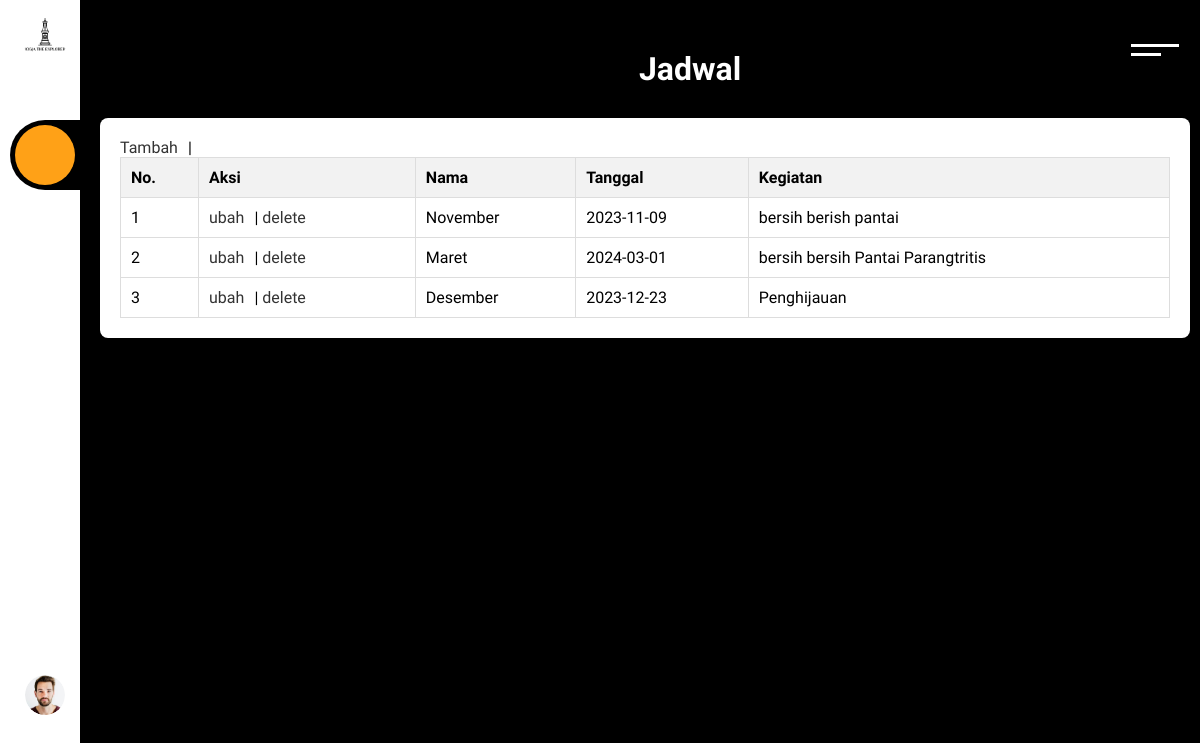
Before: /dashbord.php with the older database file.
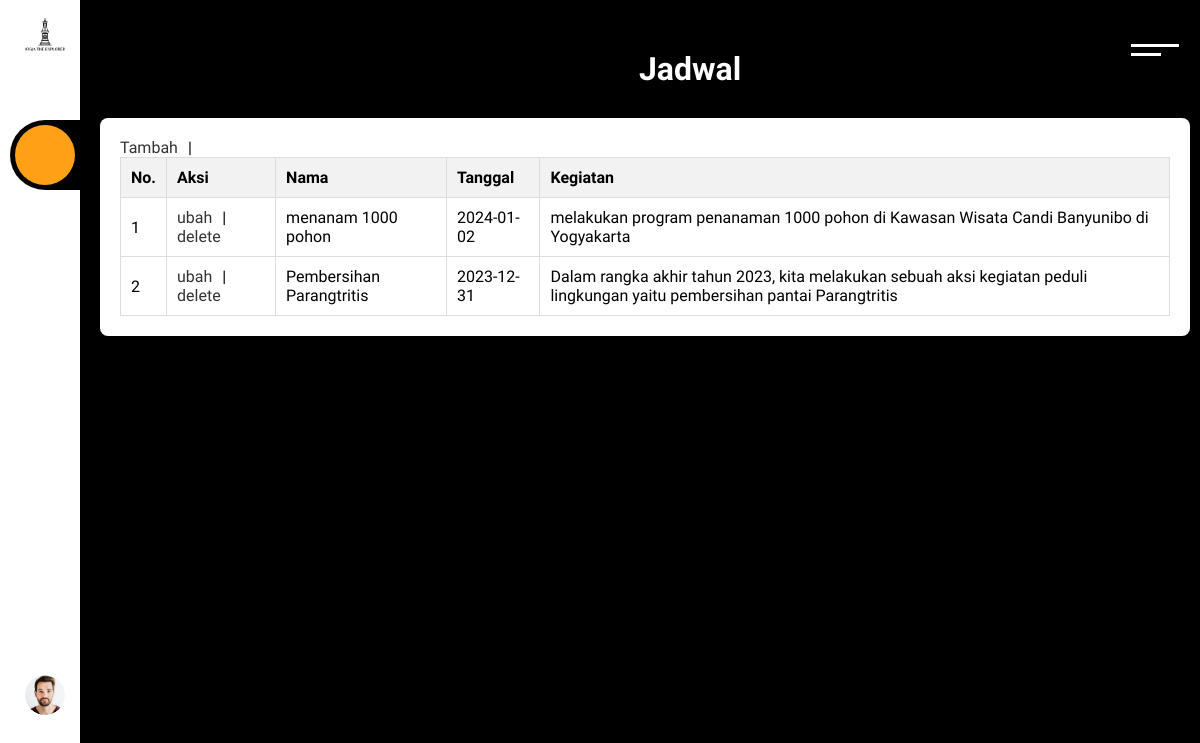
After: the same page with the newer database file.
### tables this page shows
CREATE TABLE `jadwal` (
  `id` int(10) UNSIGNED NOT NULL,
  `nama` varchar(255) DEFAULT NULL,
  `tanggal` date DEFAULT NULL,
  `kegiatan` text DEFAULT NULL
);

### dashbord.php (the view, shortened to what this page needs)
<?php
include 'koneksi.php';
?>
<!DOCTYPE html>
<html lang="en">
<head>
    <link rel="stylesheet" type="text/css" href="css/crud.css">
</head>
<body>
    <div class="menuToggle"></div>
    <div class="sidebar">
        <ul>
            <li class="logo" style="--bg: #333;">
                <a href="#">
                    <div class="icon">
                        <img src="foto/Logo JTE (2).png" alt="logo">
                    </div>
                    <div class="text">Jogja the Explorer</div>
                </a>
            </li>
            <div class="Menulist">
                <li style="--bg: #ffa117;" class="active">
                    <a href="#" onclick="showContent('jadwal-content')">
                        <div class="icon"><ion-icon name="calendar-outline"></ion-icon></div>
                        <div class="text">Jadwal</div>
                    </a>
                </li>
                <li style="--bg: #0fc70f;">
                    <a href="#" onclick="showContent('artikel-content')">
                        <div class="icon"><ion-icon name="newspaper-outline"></ion-icon></div>
                        <div class="text">Artikel</div>
                    </a>
                </li>
                <li style="--bg: #0fc70f;">
                    <a href="#" onclick="showContent('donasi-content')">
                        <div class="icon"><ion-icon name="folder-outline"></ion-icon></ion-icon></div>
                        <div class="text">Data Donasi</div>
                    </a>
                </li>
            </div>
            <div class="bottom">
                <li style="--bg: #333;">
                    <a href="#">
                        <div class="icon">
                            <div class="imgBx">
                                <img src="foto/profile.jpg" alt="profile">
                            </div>
                        </div>
                        <div class="text">Aryajati</div>
                    </a>
                </li>
                <li style="--bg: #333;">
                    <a href="logout.php" onclick="confirmLogout()">
                        <div class="icon"><ion-icon name="log-out-outline"></ion-icon></div>
                       <div class="text">Logout</div>
                   </a>
                </li>
            </div>
        </ul>
    </div>
    <?php
    $resultJadwal = mysqli_query($conn, "SELECT * FROM jadwal");
    ?>
    <div id="jadwal-content" class="content">
    <h1>Jadwal</h1>
    <div class="event-container">
        <div class="event">
            <div class="event-info">
                <table border="1" cellpadding="10" cellspacing="0">
                <a href="tambah.php">Tambah</a>|
                    <tr>
                        <th>No.</th>
                        <th>Aksi</th>
                        <th>Nama</th>
                        <th>Tanggal</th>
                        <th>Kegiatan</th>
                    </tr>
                    <tr>
                    <?php $i = 1; ?>
                    <?php while($row = mysqli_fetch_assoc($resultJadwal)) : ?>
                        <td><?= $i ?></td>
                        <td>
                            <a href="ubah.php?id=<?= $row["id"]; ?>">ubah</a>|
                            <a href="hapus.php?id=<?= $row["id"]; ?>" onclick="
                            return confirm('Apakah anda yakin ingin menghapus?');">delete</a>
                        </td>
                        <td><?= $row["nama"]; ?></td>
                        <td><?= $row["tanggal"]; ?></td>
                        <td><?= $row["kegiatan"]; ?></td>
                    </tr>
                     <?php $i++; ?>
                    <?php endwhile; ?>
                </table>
            </div>
        </div>
    </div>
    </div>
</body>
</html>

### css/crud.css (style rules this page uses)
* { margin: 0; padding: 0; box-sizing: border-box; font-family: 'Popins', sans-serif; }
:root { --clr: rgb(0, 0, 0); --bg: #333; }
body { min-height: 100vh; background: var(--clr); }
.sidebar { position: fixed; left: 0; top: 0; width: 80px; height: 100vh; background: #fff; transition: 0.5s; padding-left: 10px; overflow: hidden; }
.sidebar ul { position: relative; height: 100vh; }
.sidebar ul li { position: relative; list-style: none; }
.sidebar ul li.active { background: var(--clr); border-top-left-radius: 50px; border-bottom-left-radius: 50px; }
h1 { text-align: center; color: #fff; }
.sidebar ul li.active::before { content: ''; position: absolute; top: -20px; right: 0; width: 20px; height: 20px; border-bottom-right-radius: 20px; background: transparent; }
.sidebar ul li.active::after { content: ''; position: absolute; bottom: -20px; right: 0; width: 20px; height: 20px; border-top-right-radius: 20px; background: transparent; }
.sidebar ul li.logo { margin-bottom: 50px; }
.sidebar ul li.logo .icon { font-size: 2em; color: var(--clr); }
.sidebar ul li.logo .text { font-size: 1em; font-weight: 500; color: var(--clr); }
.sidebar ul li a { position: relative; display: flex; white-space: nowrap; text-decoration: none; }
.sidebar ul li a .icon { position: relative; display: flex; justify-content: center; align-items: center; min-width: 60px; padding-left: 10px; height: 70px; font-size: 1.5em; color: #333; transition: 0.5s; }
.sidebar ul li a .text { position: relative; height: 70px; display: flex; align-items: center; font-size: 1em; color: #333; padding-left: 15px; text-transform: uppercase; letter-spacing: 0.05em; transition: 0.5s; }
.sidebar ul li.active a .icon { color: #fff; }
.icon img { width: 50px; height: 50px; border-radius: 50%; object-fit: cover; }
.sidebar ul li.active a .text { color: var(--bg); }
.sidebar ul li.active a .icon::before { content: ''; position: absolute; inset: 5px; width: 60px; background: var(--bg); border-radius: 50%; transition: 0.5s; }
.bottom { position: absolute; bottom: 0; width: 100%; }
.imgBx { position: relative; width: 40px; height: 40px; border-radius: 50%; overflow: hidden; }
.imgBx img { position: absolute; top: 0; left: 0; width: 100%; height: 100%; object-fit: cover; }
.menuToggle { position: absolute; top: 20px; right: 20px; width: 50px; height: 50px; background: transparent; z-index: 1000; cursor: pointer; display: flex; justify-content: center; align-items: center; }
.menuToggle::before { content: ''; position: absolute; width: 30px; height: 3px; background: #fff; transform: translate(-9px); transition: 0.5s; box-shadow: 0 9px 0 #fff; }
.menuToggle::after { content: ''; position: absolute; width: 30px; height: 3px; background: #fff; transform: translate(9px); transition: 0.5s; }
.content { padding-left: 100px; padding-right: 10px; }
.content h1 { padding-left: 100px; padding-right: 10px; margin-top: 50px; }
.event-container, .donasi-container { display: flex; flex-direction: column; gap: 10px; padding-top: 30px; }
.event, .donasi { background-color: #fff; padding: 20px; border-radius: 8px; box-shadow: 0 2px 4px rgba(0, 0, 0, 0.1); font-family: emoji;; }
.event-info table { width: 100%; border-collapse: collapse; }
.event-info th, .event-info td { padding: 10px; border: 1px solid #ddd; text-align: left; }
.event-info th { background-color: #f2f2f2; }
.event-info a { color: #333; text-decoration: none; margin-right: 10px; }

Changed rows visible on the page:
removed jadwal: nama "November", tanggal "2023-11-09", kegiatan "bersih berish pantai"
removed jadwal: nama "Maret", tanggal "2024-03-01", kegiatan "bersih bersih Pantai Parangtritis"
removed jadwal: nama "Desember", tanggal "2023-12-23", kegiatan "Penghijauan"
added jadwal: nama "menanam 1000 pohon", tanggal "2024-01-02", kegiatan "melakukan program penanaman 1000 pohon di Kawasan Wisata Candi Banyunibo di Yogyakarta"
added jadwal: nama "Pembersihan Parangtritis", tanggal "2023-12-31", kegiatan "Dalam rangka akhir tahun 2023, kita melakukan sebuah aksi kegiatan peduli lingkungan yaitu pembersihan pantai Parangtritis"
